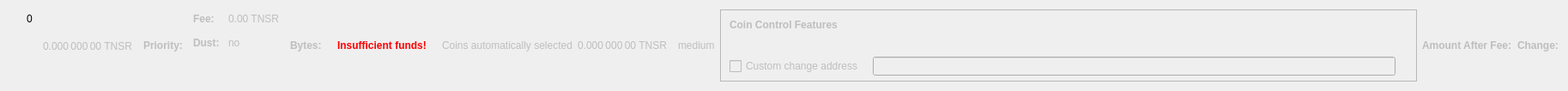
    <widget class="QWidget" name="dummyHideWidget" native="true">
     <property name="maximumSize">
      <size>
       <width>100</width>
       <height>22</height>
      </size>
     </property>
     <layout class="QHBoxLayout" name="dummyHideLayout">
      <item>
       <layout class="QFormLayout" name="formLayoutCoinControl1">
        <property name="horizontalSpacing">
         <number>10</number>
        </property>
        <property name="verticalSpacing">
         <number>14</number>
        </property>
        <property name="leftMargin">
         <number>10</number>
        </property>
        <property name="topMargin">
         <number>4</number>
        </property>
        <property name="rightMargin">
         <number>6</number>
        </property>
        <item row="0" column="1">
         <widget class="QLabel" name="labelCoinControlBytes">
          <property name="cursor">
           <cursorShape>IBeamCursor</cursorShape>
          </property>
          <property name="contextMenuPolicy">
           <enum>Qt::ActionsContextMenu</enum>
          </property>
          <property name="text">
           <string notr="true">0</string>
          </property>
          <property name="textInteractionFlags">
           <set>Qt::LinksAccessibleByMouse|Qt::TextSelectableByKeyboard|Qt::TextSelectableByMouse</set>
          </property>
         </widget>
        </item>
       </layout>
      </item>
      <item>
       <widget class="QLabel" name="labelCoinControlAfterFee">
        <property name="enabled">
         <bool>false</bool>
        </property>
        <property name="sizePolicy">
         <sizepolicy hsizetype="Fixed" vsizetype="Fixed">
          <horstretch>0</horstretch>
          <verstretch>0</verstretch>
         </sizepolicy>
        </property>
        <property name="minimumSize">
         <size>
          <width>111</width>
          <height>12</height>
         </size>
        </property>
        <property name="maximumSize">
         <size>
          <width>111</width>
          <height>12</height>
         </size>
        </property>
        <property name="cursor">
         <cursorShape>IBeamCursor</cursorShape>
        </property>
        <property name="contextMenuPolicy">
         <enum>Qt::ActionsContextMenu</enum>
        </property>
        <property name="text">
         <string notr="true">0.000 000 00 TNSR</string>
        </property>
        <property name="textInteractionFlags">
         <set>Qt::LinksAccessibleByMouse|Qt::TextSelectableByKeyboard|Qt::TextSelectableByMouse</set>
        </property>
       </widget>
      </item>
      <item>
       <widget class="QLabel" name="labelCoinControlPriorityText">
        <property name="enabled">
         <bool>false</bool>
        </property>
        <property name="font">
         <font>
          <weight>75</weight>
          <bold>true</bold>
         </font>
        </property>
        <property name="text">
         <string>Priority:</string>
        </property>
       </widget>
      </item>
      <item>
       <layout class="QHBoxLayout" name="horizontalLayout"/>
      </item>
      <item>
       <layout class="QFormLayout" name="formLayoutCoinControl3">
        <property name="horizontalSpacing">
         <number>10</number>
        </property>
        <property name="verticalSpacing">
         <number>14</number>
        </property>
        <property name="leftMargin">
         <number>6</number>
        </property>
        <property name="topMargin">
         <number>4</number>
        </property>
        <property name="rightMargin">
         <number>6</number>
        </property>
        <item row="0" column="0">
         <widget class="QLabel" name="labelCoinControlFeeText">
          <property name="enabled">
           <bool>false</bool>
          </property>
          <property name="font">
           <font>
            <weight>75</weight>
            <bold>true</bold>
           </font>
          </property>
          <property name="text">
           <string>Fee:</string>
          </property>
          <property name="margin">
           <number>0</number>
          </property>
         </widget>
        </item>
        <item row="0" column="1">
         <widget class="QLabel" name="labelCoinControlFee">
          <property name="enabled">
           <bool>false</bool>
          </property>
          <property name="cursor">
           <cursorShape>IBeamCursor</cursorShape>
          </property>
          <property name="contextMenuPolicy">
           <enum>Qt::ActionsContextMenu</enum>
          </property>
          <property name="text">
           <string notr="true">0.00 TNSR</string>
          </property>
          <property name="textInteractionFlags">
           <set>Qt::LinksAccessibleByMouse|Qt::TextSelectableByKeyboard|Qt::TextSelectableByMouse</set>
          </property>
         </widget>
        </item>
        <item row="1" column="0">
         <widget class="QLabel" name="labelCoinControlLowOutputText">
          <property name="enabled">
           <bool>false</bool>
          </property>
          <property name="font">
           <font>
            <weight>75</weight>
            <bold>true</bold>
           </font>
          </property>
          <property name="text">
           <string>Dust:</string>
          </property>
         </widget>
        </item>
        <item row="1" column="1">
         <widget class="QLabel" name="labelCoinControlLowOutput">
          <property name="enabled">
           <bool>false</bool>
          </property>
          <property name="cursor">
           <cursorShape>IBeamCursor</cursorShape>
          </property>
          <property name="contextMenuPolicy">
           <enum>Qt::ActionsContextMenu</enum>
          </property>
          <property name="text">
           <string>no</string>
          </property>
          <property name="textInteractionFlags">
           <set>Qt::LinksAccessibleByMouse|Qt::TextSelectableByKeyboard|Qt::TextSelectableByMouse</set>
          </property>
         </widget>
        </item>
       </layout>
      </item>
      <item>
       <widget class="QLabel" name="labelCoinControlBytesText">
        <property name="enabled">
         <bool>false</bool>
        </property>
        <property name="font">
         <font>
          <weight>75</weight>
          <bold>true</bold>
         </font>
        </property>
        <property name="text">
         <string>Bytes:</string>
        </property>
       </widget>
      </item>
      <item>
       <layout class="QFormLayout" name="formLayoutCoinControl2">
        <property name="horizontalSpacing">
         <number>10</number>
        </property>
        <property name="verticalSpacing">
         <number>14</number>
        </property>
        <property name="leftMargin">
         <number>6</number>
        </property>
        <property name="topMargin">
         <number>4</number>
        </property>
        <property name="rightMargin">
         <number>6</number>
        </property>
       </layout>
      </item>
      <item>
       <layout class="QHBoxLayout" name="horizontalLayoutCoinControl2">
        <property name="spacing">
         <number>8</number>
        </property>
        <property name="bottomMargin">
         <number>10</number>
        </property>
       </layout>
      </item>
      <item>
       <widget class="QLabel" name="labelCoinControlInsuffFunds">
        <property name="enabled">
         <bool>false</bool>
        </property>
        <property name="minimumSize">
         <size>
          <width>0</width>
          <height>0</height>
         </size>
        </property>
        <property name="font">
         <font>
          <weight>75</weight>
          <bold>true</bold>
         </font>
        </property>
        <property name="styleSheet">
         <string notr="true">color:red;font-weight:bold;</string>
        </property>
        <property name="text">
         <string>Insufficient funds!</string>
        </property>
        <property name="margin">
         <number>5</number>
        </property>
       </widget>
      </item>
      <item>
       <layout class="QFormLayout" name="formLayoutCoinControl4">
        <property name="horizontalSpacing">
         <number>10</number>
        </property>
        <property name="verticalSpacing">
         <number>14</number>
        </property>
        <property name="leftMargin">
         <number>6</number>
        </property>
        <property name="topMargin">
         <number>4</number>
        </property>
        <property name="rightMargin">
         <number>6</number>
        </property>
       </layout>
      </item>
      <item>
       <widget class="QLabel" name="labelCoinControlAutomaticallySelected">
        <property name="enabled">
         <bool>false</bool>
        </property>
        <property name="sizePolicy">
         <sizepolicy hsizetype="Fixed" vsizetype="Fixed">
          <horstretch>0</horstretch>
          <verstretch>0</verstretch>
         </sizepolicy>
        </property>
        <property name="minimumSize">
         <size>
          <width>0</width>
          <height>0</height>
         </size>
        </property>
        <property name="maximumSize">
         <size>
          <width>240</width>
          <height>16777215</height>
         </size>
        </property>
        <property name="text">
         <string>Coins automatically selected</string>
        </property>
        <property name="margin">
         <number>5</number>
        </property>
       </widget>
      </item>
      <item>
       <widget class="QLabel" name="labelCoinControlChange">
        <property name="enabled">
         <bool>false</bool>
        </property>
        <property name="sizePolicy">
         <sizepolicy hsizetype="Fixed" vsizetype="Fixed">
          <horstretch>0</horstretch>
          <verstretch>0</verstretch>
         </sizepolicy>
        </property>
        <property name="minimumSize">
         <size>
          <width>111</width>
          <height>0</height>
         </size>
        </property>
        <property name="maximumSize">
         <size>
          <width>111</width>
          <height>16777215</height>
         </size>
        </property>
        <property name="cursor">
         <cursorShape>IBeamCursor</cursorShape>
        </property>
        <property name="contextMenuPolicy">
         <enum>Qt::ActionsContextMenu</enum>
        </property>
        <property name="text">
         <string notr="true">0.000 000 00 TNSR</string>
        </property>
        <property name="textInteractionFlags">
         <set>Qt::LinksAccessibleByMouse|Qt::TextSelectableByKeyboard|Qt::TextSelectableByMouse</set>
        </property>
       </widget>
      </item>
      <item>
       <widget class="QLabel" name="labelCoinControlPriority">
        <property name="enabled">
         <bool>false</bool>
        </property>
        <property name="cursor">
         <cursorShape>IBeamCursor</cursorShape>
        </property>
        <property name="contextMenuPolicy">
         <enum>Qt::ActionsContextMenu</enum>
        </property>
        <property name="text">
         <string>medium</string>
        </property>
        <property name="textInteractionFlags">
         <set>Qt::LinksAccessibleByMouse|Qt::TextSelectableByKeyboard|Qt::TextSelectableByMouse</set>
        </property>
       </widget>
      </item>
      <item>
       <widget class="QFrame" name="frameCoinControl">
        <property name="sizePolicy">
         <sizepolicy hsizetype="Expanding" vsizetype="Expanding">
          <horstretch>0</horstretch>
          <verstretch>0</verstretch>
         </sizepolicy>
        </property>
        <property name="maximumSize">
         <size>
          <width>16777215</width>
          <height>16777215</height>
         </size>
        </property>
        <property name="frameShape">
         <enum>QFrame::StyledPanel</enum>
        </property>
        <property name="frameShadow">
         <enum>QFrame::Sunken</enum>
        </property>
        <layout class="QVBoxLayout" name="verticalLayoutCoinControl2_2">
         <property name="spacing">
          <number>0</number>
         </property>
         <property name="leftMargin">
          <number>0</number>
         </property>
         <property name="topMargin">
          <number>0</number>
         </property>
         <property name="rightMargin">
          <number>0</number>
         </property>
         <property name="bottomMargin">
          <number>6</number>
         </property>
         <item>
          <layout class="QVBoxLayout" name="verticalLayoutCoinControl" stretch="0,0,0,1">
           <property name="spacing">
            <number>0</number>
           </property>
           <property name="leftMargin">
            <number>10</number>
           </property>
           <property name="topMargin">
            <number>10</number>
           </property>
           <item>
            <layout class="QHBoxLayout" name="horizontalLayoutCoinControl1">
             <property name="bottomMargin">
              <number>15</number>
             </property>
             <item>
              <widget class="QLabel" name="labelCoinControlFeatures">
               <property name="enabled">
                <bool>false</bool>
               </property>
               <property name="sizePolicy">
                <sizepolicy hsizetype="Preferred" vsizetype="Maximum">
                 <horstretch>0</horstretch>
                 <verstretch>0</verstretch>
                </sizepolicy>
               </property>
               <property name="font">
                <font>
                 <weight>75</weight>
                 <bold>true</bold>
                </font>
               </property>
               <property name="styleSheet">
                <string notr="true">font-weight:bold;</string>
               </property>
               <property name="text">
                <string>Coin Control Features</string>
               </property>
              </widget>
             </item>
            </layout>
           </item>
           <item>
            <widget class="QWidget" name="widgetCoinControl" native="true">
             <property name="sizePolicy">
              <sizepolicy hsizetype="Preferred" vsizetype="Preferred">
               <horstretch>0</horstretch>
               <verstretch>0</verstretch>
              </sizepolicy>
             </property>
             <property name="minimumSize">
              <size>
               <width>0</width>
               <height>0</height>
              </size>
             </property>
             <property name="styleSheet">
              <string notr="true"/>
             </property>
             <layout class="QHBoxLayout" name="horizontalLayoutCoinControl5_2">
              <property name="leftMargin">
               <number>0</number>
              </property>
              <property name="topMargin">
               <number>0</number>
              </property>
              <property name="rightMargin">
               <number>0</number>
              </property>
              <property name="bottomMargin">
               <number>0</number>
              </property>
              <item>
               <layout class="QHBoxLayout" name="horizontalLayoutCoinControl3">
                <property name="spacing">
                 <number>20</number>
                </property>
                <property name="topMargin">
                 <number>0</number>
                </property>
                <property name="bottomMargin">
                 <number>10</number>
                </property>
               </layout>
              </item>
             </layout>
            </widget>
           </item>
           <item>
            <layout class="QHBoxLayout" name="horizontalLayoutCoinControl4" stretch="0,0,0">
             <property name="spacing">
              <number>12</number>
             </property>
             <property name="sizeConstraint">
              <enum>QLayout::SetDefaultConstraint</enum>
             </property>
             <property name="topMargin">
              <number>5</number>
             </property>
             <property name="rightMargin">
              <number>5</number>
             </property>
             <item>
              <widget class="QCheckBox" name="checkBoxCoinControlChange">
               <property name="enabled">
                <bool>false</bool>
               </property>
               <property name="toolTip">
                <string>If this is activated, but the change address is empty or invalid, change will be sent to a newly generated address.</string>
               </property>
               <property name="text">
                <string>Custom change address</string>
               </property>
              </widget>
             </item>
             <item>
              <widget class="QValidatedLineEdit" name="lineEditCoinControlChange">
               <property name="enabled">
                <bool>false</bool>
               </property>
               <property name="sizePolicy">
                <sizepolicy hsizetype="Expanding" vsizetype="Fixed">
                 <horstretch>0</horstretch>
                 <verstretch>0</verstretch>
                </sizepolicy>
               </property>
              </widget>
             </item>
             <item>
              <widget class="QLabel" name="labelCoinControlChangeLabel_2">
               <property name="sizePolicy">
                <sizepolicy hsizetype="Preferred" vsizetype="Expanding">
                 <horstretch>0</horstretch>
                 <verstretch>0</verstretch>
                </sizepolicy>
               </property>
               <property name="minimumSize">
                <size>
                 <width>0</width>
                 <height>0</height>
                </size>
               </property>
               <property name="text">
                <string/>
               </property>
               <property name="margin">
                <number>3</number>
               </property>
              </widget>
             </item>
            </layout>
           </item>
           <item>
            <spacer name="verticalSpacerCoinControl">
             <property name="orientation">
              <enum>Qt::Vertical</enum>
             </property>
             <property name="sizeHint" stdset="0">
              <size>
               <width>800</width>
               <height>1</height>
              </size>
             </property>
            </spacer>
           </item>
          </layout>
         </item>
        </layout>
       </widget>
      </item>
      <item>
       <widget class="QLabel" name="labelCoinControlAfterFeeText">
        <property name="enabled">
         <bool>false</bool>
        </property>
        <property name="minimumSize">
         <size>
          <width>0</width>
          <height>0</height>
         </size>
        </property>
        <property name="maximumSize">
         <size>
          <width>16777215</width>
          <height>16777215</height>
         </size>
        </property>
        <property name="font">
         <font>
          <weight>75</weight>
          <bold>true</bold>
         </font>
        </property>
        <property name="text">
         <string>Amount After Fee:</string>
        </property>
        <property name="alignment">
         <set>Qt::AlignLeading|Qt::AlignLeft|Qt::AlignVCenter</set>
        </property>
        <property name="margin">
         <number>0</number>
        </property>
       </widget>
      </item>
      <item>
       <widget class="QLabel" name="labelCoinControlChangeText">
        <property name="enabled">
         <bool>false</bool>
        </property>
        <property name="sizePolicy">
         <sizepolicy hsizetype="Preferred" vsizetype="Preferred">
          <horstretch>0</horstretch>
          <verstretch>0</verstretch>
         </sizepolicy>
        </property>
        <property name="minimumSize">
         <size>
          <width>0</width>
          <height>0</height>
         </size>
        </property>
        <property name="maximumSize">
         <size>
          <width>16777215</width>
          <height>16777215</height>
         </size>
        </property>
        <property name="font">
         <font>
          <weight>75</weight>
          <bold>true</bold>
         </font>
        </property>
        <property name="text">
         <string>Change:</string>
        </property>
        <property name="alignment">
         <set>Qt::AlignLeading|Qt::AlignLeft|Qt::AlignVCenter</set>
        </property>
       </widget>
      </item>
     </layout>
    </widget>
